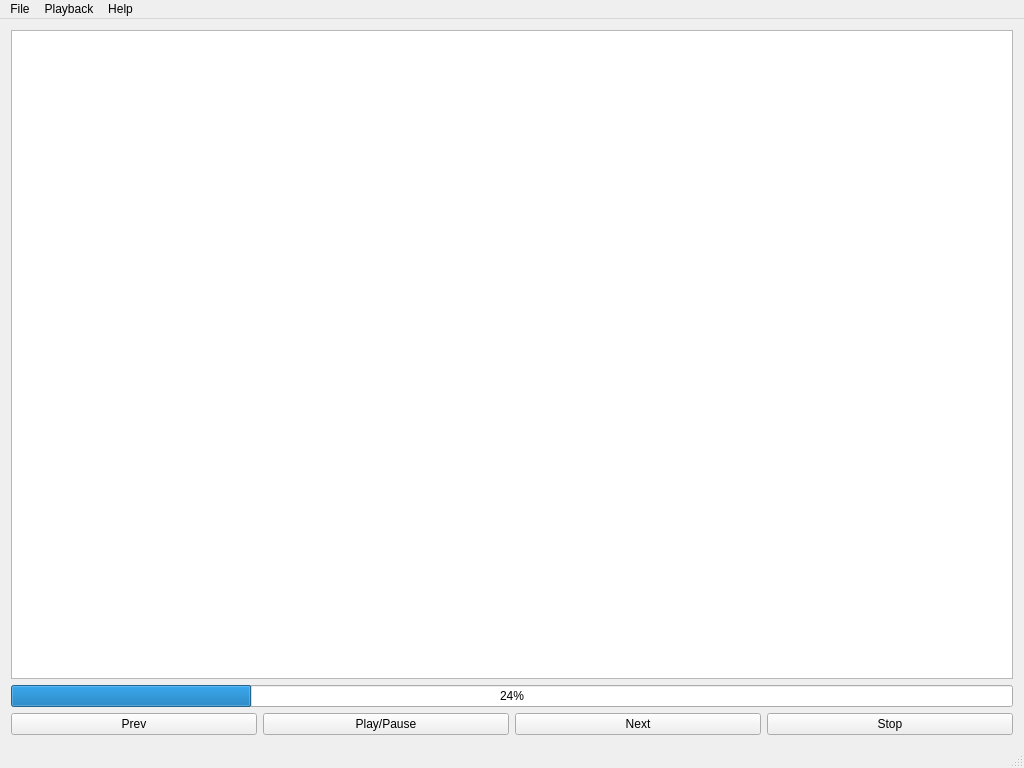
<?xml version="1.0" encoding="UTF-8"?>
<ui version="4.0">
 <class>MainWindow</class>
 <widget class="QMainWindow" name="MainWindow">
  <property name="geometry">
   <rect>
    <x>0</x>
    <y>0</y>
    <width>1024</width>
    <height>768</height>
   </rect>
  </property>
  <property name="windowTitle">
   <string>MainWindow</string>
  </property>
  <widget class="QWidget" name="centralWidget">
   <layout class="QGridLayout" name="gridLayout">
    <item row="2" column="0">
     <layout class="QHBoxLayout" name="playerControlLayout">
      <item>
       <widget class="QPushButton" name="buttonPrev">
        <property name="text">
         <string>Prev</string>
        </property>
       </widget>
      </item>
      <item>
       <widget class="QPushButton" name="buttonPlayPause">
        <property name="text">
         <string>Play/Pause</string>
        </property>
       </widget>
      </item>
      <item>
       <widget class="QPushButton" name="buttonNext">
        <property name="text">
         <string>Next</string>
        </property>
       </widget>
      </item>
      <item>
       <widget class="QPushButton" name="buttonStop">
        <property name="text">
         <string>Stop</string>
        </property>
       </widget>
      </item>
     </layout>
    </item>
    <item row="0" column="0">
     <widget class="QTableView" name="queueTableView">
      <property name="font">
       <font>
        <pointsize>8</pointsize>
       </font>
      </property>
      <property name="focusPolicy">
       <enum>Qt::StrongFocus</enum>
      </property>
      <property name="frameShadow">
       <enum>QFrame::Plain</enum>
      </property>
      <property name="alternatingRowColors">
       <bool>true</bool>
      </property>
      <property name="selectionMode">
       <enum>QAbstractItemView::SingleSelection</enum>
      </property>
      <property name="selectionBehavior">
       <enum>QAbstractItemView::SelectRows</enum>
      </property>
      <property name="showGrid">
       <bool>false</bool>
      </property>
      <property name="gridStyle">
       <enum>Qt::NoPen</enum>
      </property>
      <property name="wordWrap">
       <bool>false</bool>
      </property>
     </widget>
    </item>
    <item row="1" column="0">
     <widget class="QProgressBar" name="progressBar">
      <property name="value">
       <number>24</number>
      </property>
     </widget>
    </item>
   </layout>
  </widget>
  <widget class="QMenuBar" name="menuBar">
   <property name="geometry">
    <rect>
     <x>0</x>
     <y>0</y>
     <width>1024</width>
     <height>23</height>
    </rect>
   </property>
   <widget class="QMenu" name="menuFile">
    <property name="title">
     <string>File</string>
    </property>
    <addaction name="actionExit"/>
   </widget>
   <widget class="QMenu" name="menuHelp">
    <property name="title">
     <string>Help</string>
    </property>
    <addaction name="actionAboutQt"/>
   </widget>
   <widget class="QMenu" name="menuPlayback">
    <property name="title">
     <string>Playback</string>
    </property>
    <addaction name="actionPlayPause"/>
    <addaction name="actionStop"/>
    <addaction name="separator"/>
    <addaction name="actionRandomMode"/>
    <addaction name="actionRepeatMode"/>
    <addaction name="actionSingleMode"/>
   </widget>
   <addaction name="menuFile"/>
   <addaction name="menuPlayback"/>
   <addaction name="menuHelp"/>
  </widget>
  <widget class="QStatusBar" name="statusBar">
   <property name="autoFillBackground">
    <bool>false</bool>
   </property>
  </widget>
  <action name="actionHelp">
   <property name="text">
    <string>Help</string>
   </property>
  </action>
  <action name="actionExit">
   <property name="text">
    <string>Exit</string>
   </property>
  </action>
  <action name="actionAboutQt">
   <property name="text">
    <string>About Qt...</string>
   </property>
  </action>
  <action name="actionPlayPause">
   <property name="text">
    <string>Play/Pause</string>
   </property>
  </action>
  <action name="actionStop">
   <property name="text">
    <string>Stop</string>
   </property>
  </action>
  <action name="actionRandomMode">
   <property name="checkable">
    <bool>true</bool>
   </property>
   <property name="text">
    <string>Random Mode</string>
   </property>
   <property name="toolTip">
    <string>Random Mode</string>
   </property>
  </action>
  <action name="actionSingleMode">
   <property name="checkable">
    <bool>true</bool>
   </property>
   <property name="text">
    <string>Single Mode</string>
   </property>
  </action>
  <action name="actionRepeatMode">
   <property name="checkable">
    <bool>true</bool>
   </property>
   <property name="text">
    <string>Repeat Mode</string>
   </property>
  </action>
 </widget>
 <layoutdefault spacing="6" margin="11"/>
 <resources/>
 <connections/>
</ui>
